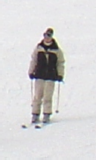
#> input picture Trpos/crop001008b.bmp, 96 x 160 px; its folder holds only this picture in this run
$ python Human_detection.py
#> lines starting #> are read from the running program, lines starting #| are printed output that depends on the picture
#> in dataSetCreation, imgy is the input picture: shape (160, 96, 3); mean B, G, R 212.5, 211.8, 212.9
from matplotlib import pyplot as plt
import numpy as np, cv2, math, glob
import csv


def convolution(ip_img, im_rows, im_cols, sobel_mask):
    #convultion operation on image using sobel operator
#> called with im_rows = 160, im_cols = 96, sobel_mask = array of shape (3, 3)
    if im_rows>=3 and im_cols>=3:
        res_img = np.zeros((im_rows, im_cols))
        for imr in range(1, im_rows-1):
            for imc in range(1, im_cols-1):
                res_img[imr][imc] = np.sum(sobel_mask*ip_img[imr-1:imr+2, imc-1:imc+2]) #convolution of image using sobel operator
                res_img[imr][imc] /= 4 # normalizing each pixel for the sobel operator
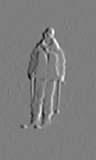
#> res_img: shape (160, 96) float64; min -154.8, max 157.8, mean 0; drawn with min black and max white
        return res_img
    else:
        print("Sobel Operation could not be performed as size of the image is not greater than or equal to size of Sobel Operator!")
        return ip_img

def HOGFeatures(cell_res, rows, cols):
    #Computing HOG features for the image
    #This returns
    hog_feature_list = list()
    for i in range(rows-1):
        for j in range(cols-1):
            blocks = list()
            blocks = blocks + list(cell_res[i][j]) + list(cell_res[i][j+1]) + list(cell_res[i+1][j]) + list(cell_res[i+1][j+1])
            cal_val = math.sqrt(sum(i ** 2 for i in blocks))

            if cal_val != 0:
                blocks = [x/cal_val for x in blocks]
            hog_feature_list.append(blocks)
            #Appending all the values to a histogram list
    return [colss for rowss in hog_feature_list for colss in rowss]


def cellHistogram(mag_mat, ang_mat):
    #Classifying the gradiant angle using bin centers and assigning gradiant magnitude values to the histogram list
    nr_a, nc_a, histo = ang_mat.shape[0],ang_mat.shape[1], np.zeros(9, dtype=np.float32)
    for r in range(0, nr_a):
        for c in range(0, nc_a):
            val = int(ang_mat[r, c])
            if val < 0:
                idx1, idx2 = 8, 0
                cal = (idx2*20 - ang_mat[r, c])/20
                histo[idx1] = histo[idx1] + (mag_mat[r, c]*(cal))
                histo[idx2] = histo[idx2] + (mag_mat[r, c]*(1-cal))

            elif val >= 160:
                idx1, idx2 = 0, 8
                cal = (ang_mat[r, c] - idx2*20)/20
                histo[idx1] = histo[idx1] + (mag_mat[r, c]*(cal))
                histo[idx2] = histo[idx2] + (mag_mat[r, c]*(1-cal))

            else:
                idx1, idx2 = int(ang_mat[r, c]// 20), int(ang_mat[r, c]// 20 + 1)
                cal = (idx2*20 - ang_mat[r, c])/20
                histo[idx1] = histo[idx1] + (mag_mat[r, c]*(cal))
                histo[idx2] = histo[idx2] + (mag_mat[r, c]*(1-cal))
    return histo

def imageProcess(imgy):

    # Sobel Operator - Gx
    sobel_gx = np.array([[-1, 0, 1],
                         [-2, 0, 2],
                         [-1, 0, 1]])
    # Sobel Operator - Gy
    sobel_gy = np.array([[1, 2, 1],
                         [0, 0, 0],
                         [-1, -2, -1]])

    # computing horizontal gradient and vertical gradient using sobel operator
    op_gx, op_gy  = convolution(imgy, imgy.shape[0], imgy.shape[1], sobel_gx), convolution(imgy, imgy.shape[0], imgy.shape[1], sobel_gy)
#> call 2 of convolution, with im_rows = 160, im_cols = 96, sobel_mask = array of shape (3, 3)
#> in convolution (call 2), `res_img = np.zeros((im_rows, im_cols))`: res_img: shape (160, 96) float64; every value is 0
#> after the loop in convolution (call 2), `for imr in range(1, im_rows-1):`:
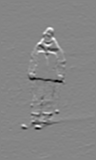
#> res_img: shape (160, 96) float64; min -158.5, max 144, mean 0.1; drawn with min black and max white
    # computing gradient angle by using inverse tan and computing magnitude using horizontal and vertical gradient
    tan_val = np.arctan2(op_gy, op_gx)
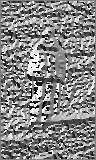
#> tan_val: shape (160, 96) float64; min -3.14, max 3.14, mean 0.144; drawn with min black and max white
    op_magnitude = (np.sqrt((abs(op_gy) * abs(op_gy)) + (abs(op_gx) * abs(op_gx)))/math.sqrt(2)) #normalise the magnitude by root(2)
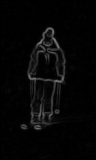
#> op_magnitude: shape (160, 96) float64; min 0, max 129.3, mean 6.8
    op_angle = tan_val* (180/np.pi)

#    cv2.imwrite('Gradient_Magnitude.bmp', op_magnitude)  gradiant for test for test images

    temp_angle = np.copy(op_angle)
    nrows, ncols = temp_angle.shape[0], temp_angle.shape[1]
#> nrows = 160; ncols = 96
    for n_r in range(0, nrows):
        for n_c in range(0, ncols):
            if temp_angle[n_r,n_c]<-10: temp_angle[n_r,n_c] += 360 # making angle positive
            if temp_angle[n_r,n_c] >= 170 and temp_angle[n_r,n_c] < 350: temp_angle[n_r,n_c] -= 180
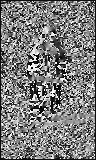
#> temp_angle: shape (160, 96) float64; min -9.85, max 170, mean 78.4; drawn with min black and max white


    # creating cells
    size_cell, cell_res = 8, []

    for i in range(0, nrows , size_cell):
        op_column_wise = []
        for j in range(0, ncols , size_cell):
            hist_cell = cellHistogram(op_magnitude[i:i + size_cell, j:j + size_cell], temp_angle[i:i + size_cell, j:j + size_cell])
            op_column_wise.append(np.array(hist_cell,dtype=np.float32))
        cell_res.append(op_column_wise)
    si = np.shape(cell_res)
    hog_features = HOGFeatures(cell_res, si[0], si[1])
    return hog_features

def LocalBinaryPartition(imgy):
    #Performing local binary partition measure
    r_im, c_im = imgy.shape[0], imgy.shape[1]
    bin_pat, var = np.zeros((r_im,c_im)), np.zeros((16,16))
    final_res = list()
    list_uniform = [0, 1, 2, 3, 4, 6, 7, 8, 12, 14, 15, 16, 24, 28, 30, 31, 32, 48, 56, 60, 62, 63, 64, 96, 112, 120, 124, 126, 127, 128, 129, 131, 135, 143, 159, 191, 192, 193, 195, 199, 207, 223, 224, 225, 227, 231, 239, 240, 241, 243, 247, 248, 249, 251, 252, 253, 254, 255]

    for rows in range(0, r_im - 15, 16):
        for cols in range(0, c_im - 15, 16):
            block_hist, var = [0] * 59, imgy[rows:rows+16][cols:cols+16]
            for strt in range(rows, rows+16):
                for end in range(cols, cols+16):
                    bin_str = ''
                    #Appending 0/1 character by character to a string
                    if (end == 0) or (end == c_im-1) or (strt == 0) or (strt == r_im-1):
                        bin_pat[strt][end] = 5
                    else:
                        if imgy[strt-1][end-1] <= imgy[strt][end]: bin_str = bin_str + '0'
                        else: bin_str = bin_str + '1'

                        if imgy[strt-1][end] <= imgy[strt][end]: bin_str = bin_str + '0'
                        else: bin_str = bin_str + '1'

                        if imgy[strt-1][end+1] <= imgy[strt][end]: bin_str = bin_str + '0'
                        else: bin_str = bin_str + '1'

                        if imgy[strt][end+1] <= imgy[strt][end]: bin_str = bin_str + '0'
                        else: bin_str = bin_str + '1'

                        if imgy[strt+1][end+1] <= imgy[strt][end]: bin_str = bin_str + '0'
                        else: bin_str = bin_str + '1'

                        if imgy[strt+1][end] <= imgy[strt][end]: bin_str = bin_str + '0'
                        else: bin_str = bin_str + '1'

                        if imgy[strt+1][end-1] <= imgy[strt][end]: bin_str = bin_str + '0'
                        else: bin_str = bin_str + '1'

                        if imgy[strt][end-1] <= imgy[strt][end]: bin_str = bin_str + '0'
                        else: bin_str = bin_str + '1'
                        #Converting the string value to binary
                        bin_pat[rows][cols] = int(bin_str, 2)

                        #Assigning the integer values to one of 59 bins
                        if bin_pat[rows][cols] not in list_uniform: block_hist[58] += 1
                        else: block_hist[list_uniform.index(bin_pat[rows][cols])] += 1
            new_block_hist = [float(val) for val in block_hist]
            final_res.extend(new_block_hist)
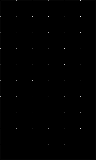
#> bin_pat: shape (160, 96) float64; min 0, max 248, mean 0.5

    return final_res

def dataSetCreation(path, flag):
    #This method is used to call the HOG nad LBP features calculation methods for each image
    print("reading files from " + str(path))
    if flag == 0:
        data_list = []
        img_list = glob.glob(path)
        for img_name in img_list:
            imgy = cv2.imread(img_name)
            imgy = np.round(0.299 * imgy[:,:,0] + 0.587 * imgy[:,:,1] + 0.114 * imgy[:,:,2])
            hog_features = imageProcess(imgy)
            data_list.append(hog_features)
        return data_list
    if flag == 1:
        data_list = []
        img_list = glob.glob(path)
        for img_name in img_list:
            imgy = cv2.imread(img_name)
            imgy = np.round(0.299 * imgy[:,:,0] + 0.587 * imgy[:,:,1] + 0.114 * imgy[:,:,2])
            hog_features = imageProcess(imgy)
            lbp_features = LocalBinaryPartition(imgy)
            data_list.append(hog_features+lbp_features)
        return data_list
    return None


class Perceptron_2layer_Model(object):
    #MAKE THE VARIABLE CHANGES ACCORDING TO THE OUTPUT EXECUTED
    # [34 lines left out: functions __init__, propForward, propBack, not called in this run]

    #Training the perceptron network
    def training(self, train_data, label_data):
        self.output = self.propForward(train_data)
        self.propBack(train_data, label_data, self.output)

    # predicting the test images
    # [33 lines left out: functions prediction, testing, start_training, not called in this run]

def main():

    # UNCOMMENT THE BELOW BLOCK OF CODE TO RUN FOR ONLY HOG FEATURES
    '''
    # HOG FEATURES
    train_pos = dataSetCreation(r"Trpos/*.bmp", 0)
    test_pos = dataSetCreation(r"tepos/*.bmp", 0)
    train_neg = dataSetCreation(r"Trneg/*.bmp", 0)
    test_neg = dataSetCreation(r"teneg/*.bmp", 0)

    train_x = np.asarray(np.concatenate([train_pos, train_neg]))
    train_y = np.array(([1], [1], [1], [1], [1], [1], [1], [1], [1], [1], [0], [0], [0], [0], [0], [0], [0], [0], [0], [0]))

    test_x = np.asarray(np.concatenate([test_pos,test_neg]))
    test_y = np.array(([1], [1], [1], [1], [1], [0], [0], [0], [0], [0]))


    # Training the Model

    ml_hog = Perceptron_2layer_Model()
    epochs = 1000
    input_size = 7524
    ml_hog.start_training(train_x, train_y, epochs, input_size) #This is the training function which is commented as the network is already trained.
    ml_hog.testing(test_x, test_y)
    '''
    # HOG + LBP FEATURES
    #Add path to teh input files accordingly
    train_pos = dataSetCreation(r"Trpos/*.bmp", 1)
    test_pos = dataSetCreation(r"tepos/*.bmp", 1)
    train_neg = dataSetCreation(r"Trneg/*.bmp", 1)
    test_neg = dataSetCreation(r"teneg/*.bmp", 1)
    # [4 lines of commented-out code are left out]

#> (the run stopped early here; a loop or call above may not have finished)

$ run again, on Trpos/crop001047b.bmp
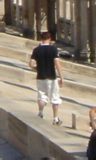
#> input picture Trpos/crop001047b.bmp, 96 x 160 px
#> in dataSetCreation, imgy is the input picture: shape (160, 96, 3); mean B, G, R 110.5, 124.7, 135.9
#> imgy: shape (160, 96) float64
#> after the loop in convolution (call 2), `for imr in range(1, im_rows-1):`:
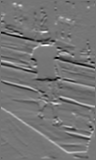
#> res_img: shape (160, 96) float64; min -151.2, max 177.5, mean 0.2; drawn with min black and max white
#> after the loop in imageProcess, `for n_r in range(0, nrows):`:
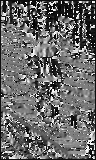
#> temp_angle: shape (160, 96) float64; min -9.97, max 170, mean 65.7; drawn with min black and max white

$ run again, on Trpos/crop001063b.bmp
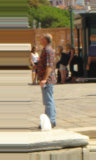
#> input picture Trpos/crop001063b.bmp, 96 x 160 px
#> in dataSetCreation, imgy is the input picture: shape (160, 96, 3); mean B, G, R 110.2, 137, 151.3
#> imgy: shape (160, 96) float64
#> after the loop in convolution (call 2), `for imr in range(1, im_rows-1):`:
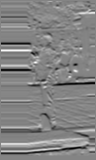
#> res_img: shape (160, 96) float64; min -150.5, max 139.8, mean -0.6; drawn with min black and max white
#> after the loop in imageProcess, `for n_r in range(0, nrows):`:
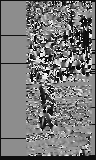
#> temp_angle: shape (160, 96) float64; min -9.98, max 170, mean 75.9; drawn with min black and max white

$ run again, on Trpos/crop001275b.bmp
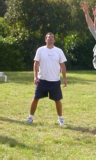
#> input picture Trpos/crop001275b.bmp, 96 x 160 px
#> in dataSetCreation, imgy is the input picture: shape (160, 96, 3); mean B, G, R 85.5, 129, 127.6
#> imgy: shape (160, 96) float64
#> after the loop in convolution (call 2), `for imr in range(1, im_rows-1):`:
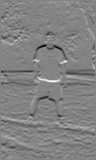
#> res_img: shape (160, 96) float64; min -191.8, max 180.8, mean -0.9; drawn with min black and max white
#> after the loop in imageProcess, `for n_r in range(0, nrows):`:
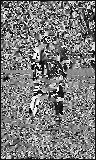
#> temp_angle: shape (160, 96) float64; min -9.94, max 170, mean 76.7; drawn with min black and max white
